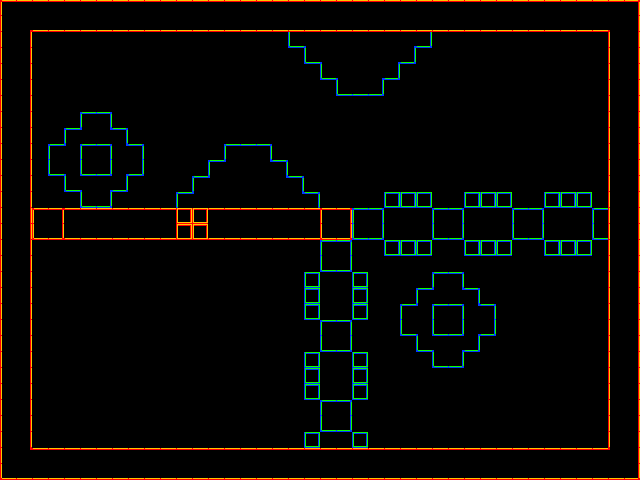

This game map was drawn from its Tiled (.tmx) file and the tilesets committed beside it. A one-line description and the trimmed map source follow:
An orthogonal 40x30 tile map with 16x16 px tiles, 2 tile layers (Tile Layer 1, Layer2) and 35 objects.

<map version="1.0" orientation="orthogonal" width="40" height="30" tilewidth="16" tileheight="16">
 <tileset firstgid="1" name="ss_tileset" tilewidth="16" tileheight="16">
  <image source="ss_tileset.png" width="96" height="96" />
 </tileset>
 <layer name="Tile Layer 1" width="40" height="30">
  <data>[1200 cells, 136 non-empty, 11 distinct tile ids]</data>
 </layer>
 <layer name="Layer2" width="40" height="30">
  <data>[1200 cells, 304 non-empty, 13 distinct tile ids]</data>
 </layer>
 <objectgroup name="Solids" width="40" height="30">
  <object x="320" y="240" width="32" height="208" />
  <object x="304" y="272" width="64" height="48" />
  <object x="304" y="352" width="64" height="48" />
  <object x="304" y="432" width="64" height="16" />
  <object x="352" y="208" width="256" height="32" />
  <object x="384" y="192" width="48" height="16" />
  <object x="464" y="192" width="48" height="16" />
  <object x="544" y="192" width="48" height="16" />
  <object x="384" y="240" width="48" height="16" />
  <object x="464" y="240" width="48" height="16" />
  <object x="544" y="240" width="48" height="16" />
  <object x="288" y="32" width="144" height="16" />
  <object x="304" y="48" width="112" height="16" />
  <object x="320" y="64" width="80" height="16" />
  <object x="336" y="80" width="48" height="16" />
  <object x="224" y="144" width="48" height="16" />
  <object x="208" y="160" width="80" height="16" />
  <object x="192" y="176" width="112" height="16" />
  <object x="176" y="192" width="144" />
  <object x="80" y="112" width="32" height="96" />
  <object x="48" y="144" width="96" height="32" />
  <object x="64" y="128" width="64" height="64" />
  <object x="416" y="288" width="64" height="64" />
  <object x="432" y="272" width="32" height="96" />
  <object x="400" y="304" width="96" height="32" />
 </objectgroup>
 <objectgroup name="BoundingSolids" width="40" height="30">
  <object x="0" y="0" width="640" height="32" />
  <object x="0" y="32" width="32" height="448" />
  <object x="608" y="32" width="32" height="416" />
  <object x="32" y="448" width="608" height="32" />
  <object x="32" y="208" width="320" height="32" />
 </objectgroup>
 <objectgroup name="Portals" width="40" height="30">
  <object x="192" y="384" width="16" height="16" />
  <object x="512" y="384" width="16" height="16" />
  <object x="512" y="80" width="16" height="16" />
 </objectgroup>
 <objectgroup name="Goal" width="40" height="30">
  <object x="64" y="48" width="16" height="16" />
 </objectgroup>
 <objectgroup name="Windows" width="40" height="30">
  <object x="48" y="336" width="96" height="96" />
 </objectgroup>
</map>